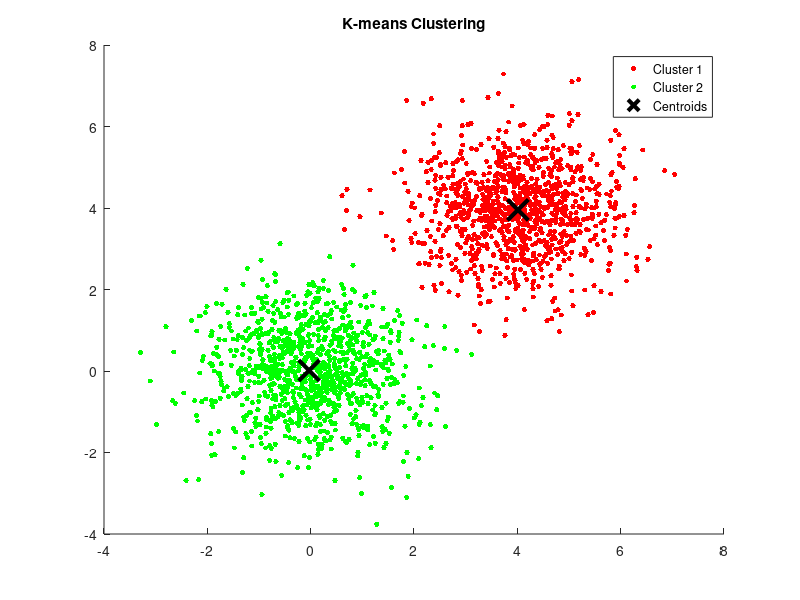

The MATLAB source for this figure:
% Generate random data points
rng(0); % Set random seed for reproducibility
numPoints = 1000;
data = [randn(numPoints, 2); randn(numPoints, 2) + 4];

% Perform k-means clustering
k = 2; % Number of clusters
opts = statset('Display','final');
[idx, centers] = kmeans(data, k, 'Options', opts);

% Plot the results
figure;
gscatter(data(:, 1), data(:, 2), idx, 'rg', '.', 12);
hold on;
plot(centers(:, 1), centers(:, 2), 'kx', 'MarkerSize', 15, 'LineWidth', 3);
legend('Cluster 1', 'Cluster 2', 'Centroids');
title('K-means Clustering');
hold off;
